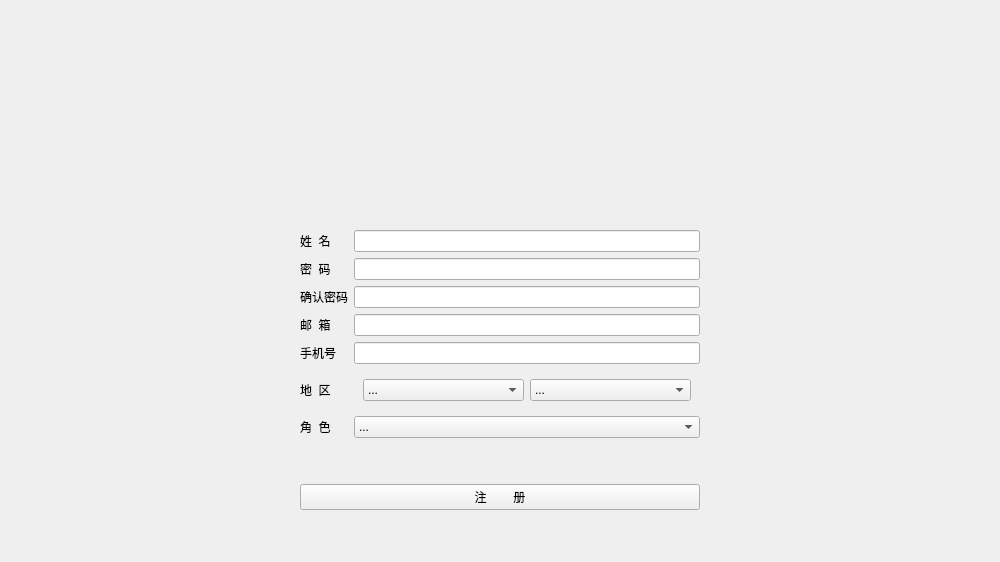
<?xml version="1.0" encoding="UTF-8"?>
<ui version="4.0">
 <class>res</class>
 <widget class="QWidget" name="res">
  <property name="geometry">
   <rect>
    <x>0</x>
    <y>0</y>
    <width>1000</width>
    <height>562</height>
   </rect>
  </property>
  <property name="minimumSize">
   <size>
    <width>1000</width>
    <height>562</height>
   </size>
  </property>
  <property name="maximumSize">
   <size>
    <width>1000</width>
    <height>562</height>
   </size>
  </property>
  <property name="windowTitle">
   <string>Form</string>
  </property>
  <widget class="QLabel" name="background">
   <property name="geometry">
    <rect>
     <x>-10</x>
     <y>-10</y>
     <width>1011</width>
     <height>571</height>
    </rect>
   </property>
   <property name="text">
    <string/>
   </property>
   <property name="scaledContents">
    <bool>true</bool>
   </property>
  </widget>
  <widget class="QWidget" name="widget_8" native="true">
   <property name="geometry">
    <rect>
     <x>250</x>
     <y>54</y>
     <width>22</width>
     <height>22</height>
    </rect>
   </property>
   <layout class="QVBoxLayout" name="verticalLayout"/>
  </widget>
  <widget class="QWidget" name="widget" native="true">
   <property name="geometry">
    <rect>
     <x>300</x>
     <y>190</y>
     <width>400</width>
     <height>320</height>
    </rect>
   </property>
   <layout class="QGridLayout" name="gridLayout">
    <item row="3" column="0">
     <widget class="QLabel" name="pas">
      <property name="text">
       <string>密  码</string>
      </property>
     </widget>
    </item>
    <item row="1" column="1">
     <widget class="QLineEdit" name="namein"/>
    </item>
    <item row="3" column="1">
     <widget class="QLineEdit" name="pasin"/>
    </item>
    <item row="1" column="0">
     <widget class="QLabel" name="name">
      <property name="text">
       <string>姓  名</string>
      </property>
     </widget>
    </item>
    <item row="6" column="1">
     <widget class="QLineEdit" name="phonein"/>
    </item>
    <item row="4" column="1">
     <widget class="QLineEdit" name="pas2in"/>
    </item>
    <item row="5" column="0">
     <widget class="QLabel" name="addr">
      <property name="text">
       <string>邮  箱</string>
      </property>
     </widget>
    </item>
    <item row="8" column="0">
     <widget class="QLabel" name="pow">
      <property name="text">
       <string>角  色</string>
      </property>
     </widget>
    </item>
    <item row="8" column="1">
     <widget class="QComboBox" name="powin">
      <item>
       <property name="text">
        <string>...</string>
       </property>
      </item>
      <item>
       <property name="text">
        <string>农民</string>
       </property>
      </item>
      <item>
       <property name="text">
        <string>公务员</string>
       </property>
      </item>
      <item>
       <property name="text">
        <string>机器学习工程师</string>
       </property>
      </item>
      <item>
       <property name="text">
        <string>农业专家</string>
       </property>
      </item>
      <item>
       <property name="text">
        <string>超级管理员</string>
       </property>
      </item>
     </widget>
    </item>
    <item row="6" column="0">
     <widget class="QLabel" name="phone">
      <property name="text">
       <string>手机号</string>
      </property>
     </widget>
    </item>
    <item row="4" column="0">
     <widget class="QLabel" name="pas2">
      <property name="text">
       <string>确认密码</string>
      </property>
     </widget>
    </item>
    <item row="5" column="1">
     <widget class="QLineEdit" name="addrin"/>
    </item>
    <item row="7" column="0">
     <widget class="QLabel" name="area">
      <property name="text">
       <string>地  区</string>
      </property>
     </widget>
    </item>
    <item row="7" column="1">
     <widget class="QWidget" name="widget_2" native="true">
      <layout class="QHBoxLayout" name="horizontalLayout">
       <item>
        <widget class="QComboBox" name="pro">
         <item>
          <property name="text">
           <string>...</string>
          </property>
         </item>
         <item>
          <property name="text">
           <string>湖南</string>
          </property>
         </item>
         <item>
          <property name="text">
           <string>山西</string>
          </property>
         </item>
         <item>
          <property name="text">
           <string>陕西</string>
          </property>
         </item>
        </widget>
       </item>
       <item>
        <widget class="QComboBox" name="city">
         <item>
          <property name="text">
           <string>...</string>
          </property>
         </item>
        </widget>
       </item>
      </layout>
     </widget>
    </item>
    <item row="10" column="0" colspan="2">
     <widget class="QPushButton" name="submit">
      <property name="text">
       <string>注        册</string>
      </property>
     </widget>
    </item>
    <item row="0" column="1">
     <spacer name="verticalSpacer">
      <property name="orientation">
       <enum>Qt::Vertical</enum>
      </property>
      <property name="sizeHint" stdset="0">
       <size>
        <width>20</width>
        <height>40</height>
       </size>
      </property>
     </spacer>
    </item>
    <item row="9" column="0">
     <spacer name="verticalSpacer_2">
      <property name="orientation">
       <enum>Qt::Vertical</enum>
      </property>
      <property name="sizeHint" stdset="0">
       <size>
        <width>20</width>
        <height>40</height>
       </size>
      </property>
     </spacer>
    </item>
   </layout>
  </widget>
  <widget class="QWidget" name="widget_3" native="true">
   <property name="geometry">
    <rect>
     <x>700</x>
     <y>210</y>
     <width>251</width>
     <height>241</height>
    </rect>
   </property>
   <layout class="QVBoxLayout" name="verticalLayout_2">
    <item>
     <widget class="QLabel" name="nameerr">
      <property name="text">
       <string/>
      </property>
     </widget>
    </item>
    <item>
     <widget class="QLabel" name="paserr">
      <property name="text">
       <string/>
      </property>
     </widget>
    </item>
    <item>
     <widget class="QLabel" name="pas2err">
      <property name="text">
       <string/>
      </property>
     </widget>
    </item>
    <item>
     <widget class="QLabel" name="addrerr">
      <property name="text">
       <string/>
      </property>
     </widget>
    </item>
    <item>
     <widget class="QLabel" name="phoneerr">
      <property name="text">
       <string/>
      </property>
     </widget>
    </item>
    <item>
     <widget class="QLabel" name="areaerr">
      <property name="text">
       <string/>
      </property>
     </widget>
    </item>
    <item>
     <widget class="QLabel" name="powerr">
      <property name="text">
       <string/>
      </property>
     </widget>
    </item>
   </layout>
  </widget>
 </widget>
 <resources/>
 <connections/>
</ui>
